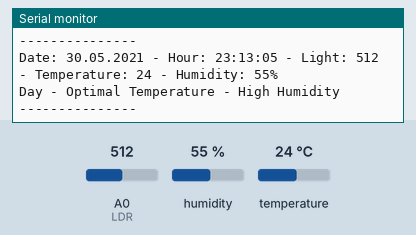
A sketch run on a simulated Arduino Uno, built with avr-gcc and run on an emulated ATmega328P. On the bench: the last lines printed to the serial monitor. The inputs (shaded band) are chosen by the test bench; at power-on: humidity 55 %, A0 (LDR) = 512, temperature 24 °C.

Above: at 6.8 s.
6.9 s: humidity set to 22 %
At 10.5 s:
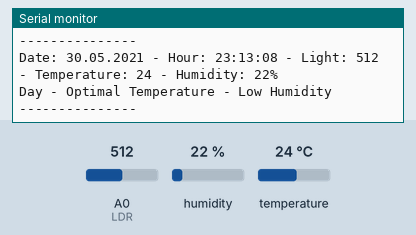
13.6 s: A0 (LDR) set to 390
At 15.7 s:
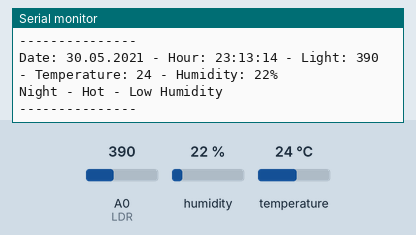
19.6 s: temperature set to 12 °C
At 21.5 s:
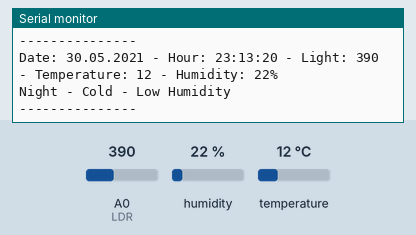
25.6 s: A0 (LDR) set to 410
At 28.4 s:
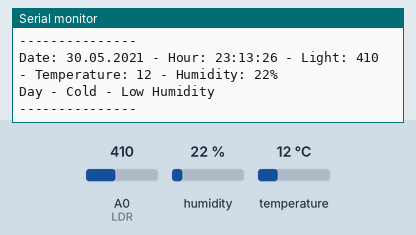
31.6 s: humidity set to 40 %
At 34.3 s:
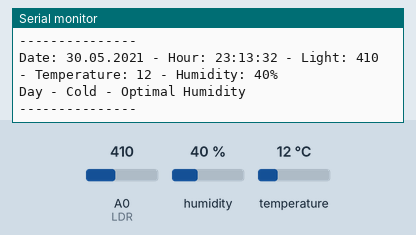
37.6 s: A0 (LDR) set to 306
At 40.2 s:
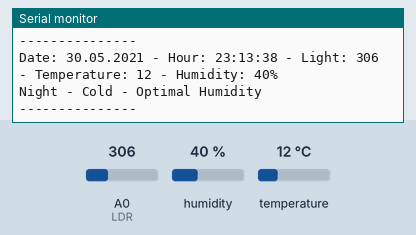
Timing chart, 0 to 41.7 s (numbered marks = the images above; inputs shaded):
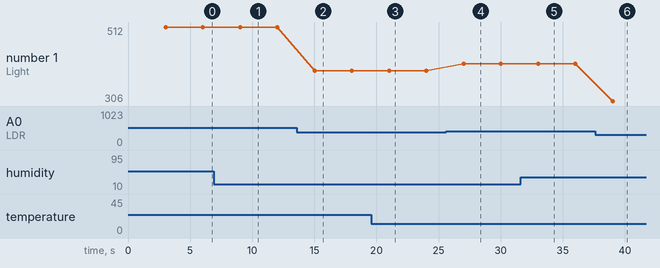

Measured:
- after the input at 6.9 s, the serial monitor: prints a new line after 2.1 s (image 1)
- after the input at 13.6 s, the serial monitor: prints a new line after 1.4 s (image 2)
- after the input at 19.6 s, the serial monitor: prints a new line after 1.4 s (image 3)
- after the input at 25.6 s, the serial monitor: prints a new line after 1.4 s (image 4)
- after the input at 31.6 s, the serial monitor: prints a new line after 1.4 s (image 5)
- after the input at 37.6 s, the serial monitor: prints a new line after 1.4 s (image 6)
- plotted number 1: 512 → 390 after the input at 13.6 s, 390 → 410 after the input at 25.6 s, 410 → 306 after the input at 37.6 s

The sketch:

BabyRoomMonitoring.ino
```cpp
//References: https://www.youtube.com/watch?v=Ctbopg5hPyg
//https://www.youtube.com/watch?v=9d8P6_HrgUY
//For dht11 sensor i include a library which is "DHT.h"
#include "DHT.h"
//The pin which sensor is connetected
#define DHTPIN 2
//which type dht11
#define DHTTYPE DHT11
//dht object is created and it takes dhtpin and dhttype
DHT HumidtyandTempr(DHTPIN, DHTTYPE);
//LDR pin
int LDR =0;
//keep the light number
int light;
//keep the humidity number
int hum;
//keep the temperature number
int temp;

//Decide the day--> if light>=400 --> day if light<400 --> night
String lightofday;
//Decide humidity--> 30<=humidity<=50-->optimal humidity<30-->low humidity>50-->high
String humidity;
//Decide temperature--> if(day) --> 20<=temperature<=24-->optimal temperature<20-->cold temperature>24-->hot
//if(night) --> 18<=temperature<=21-->optimal temperature<18-->cold temperature>21-->hot
String temperature;

//Date and time components give default values.
int day=30;
int month=5;
int year=2021;

int hour=23;
int minute=12;
int second=59;

//keep the begining time
unsigned long pre_time=0;
//check three second is passed
bool threesecond=false;

void setup()
{
  //open seri monitor
  Serial.begin(9600);
  //begin the dht11 function
  HumidtyandTempr.begin();
  //give a start time
  pre_time=millis();
}

void loop()
{
  //check the three second is over
  increasesecond();
  //if three second is over then display screen
  if(threesecond)
  {
    //Decide night or day
    DayorNight();
    //Decide humidity optimal,low or high
    DecideHumidity();
    //Decide temperature hot, low or high
    DecideTemp();
    //Display the date and clock on the screen
    Date();
    //Display every element on the screen
    Serial.print(" - Light: ");
    Serial.print(light);
    Serial.print(" - Temperature: ");
    Serial.print(temp);
    Serial.print(" - Humidity: ");
    Serial.print(hum);
    Serial.println("%");
    Serial.print(lightofday);
    Serial.print(" - ");
    Serial.print(temperature);
    Serial.print(" - ");
    Serial.println(humidity);
    Serial.println("---------------");
    //three second is over again begin the three second flag
    threesecond=false;
  }
}
//Decide day or night
void DayorNight(){
  //Take the analog value of the light
  light =analogRead(LDR);
  if(light>=400)
    lightofday="Day";
  else
    lightofday="Night";
}

void DecideHumidity()
{
  //Decide humidity with below function(readHumidity())
   hum = HumidtyandTempr.readHumidity();
   if(hum<30)
     humidity="Low Humidity";
   else if(hum>50)
      humidity="High Humidity";
   else
      humidity="Optimal Humidity";
}

void DecideTemp()
{
  //Decide temperature with below function(readTemperature())
   temp = HumidtyandTempr.readTemperature();
   if(lightofday=="Night")
   {
      if(temp<18)
        temperature="Cold";
      else if(temp>21)
        temperature="Hot";
      else
        temperature="Optimal Temperature";
   }
   else if(lightofday=="Day")
   {
      if(temp<20)
        temperature="Cold";
      else if(temp>24)
        temperature="Hot";
      else
        temperature="Optimal Temperature";
   }
}

void Date()
{
  //if second is bigger than 60 so 0 will come
  if(second==60)
  {
      second=0;
      minute++;
  }
  //if bigger than 60 so take the second
  if(second>60)
  {
      second=second-60;
      minute++;
  }
  if(minute==60)
  {
      minute=0;
      hour++;
  }
  if(hour==24)
  {
      hour=0;
      day++;
  }
  if(day==32 &&(month==1 || month==3 || month==5 || month==7 || month==8 || month==10 || month==12))
  {
      day=1;
      month++;
  }
  else if(day==31 &&(month==4 || month==6 || month==9 || month==11))
  {
      day=1;
      month++;
  }
  else if(day==29 &&(month==2))
  {
      day=1;
      month++;
  }
  else if(day==28 &&(month==2) && (year%4==0))
  {
      day=1;
      month++;
  }
  if(month==13)
  {
      month=1;
      year++;
  }
  Serial.print("Date: ");
  printnumber(day);
  Serial.print(".");
  printnumber(month);
  Serial.print(".");
  Serial.print(year);
  Serial.print(" - ");
  Serial.print("Hour: ");
  printnumber(hour);
  Serial.print(":");
  printnumber(minute);
  Serial.print(":");
  printnumber(second);
}
//Decide three second is over or not
void increasesecond()
{
   if((millis()-pre_time)>=3000)
   {
     pre_time=millis();
     second=second+3;
     threesecond=true;
   }
}
//if a number is only one digit so we have to add 0 at the beggining so this function print 0
void printnumber(int number) {
  if (number < 10)
    Serial.print("0"); // print a 0 before if the number is < than 10
  Serial.print(number);
}
```
